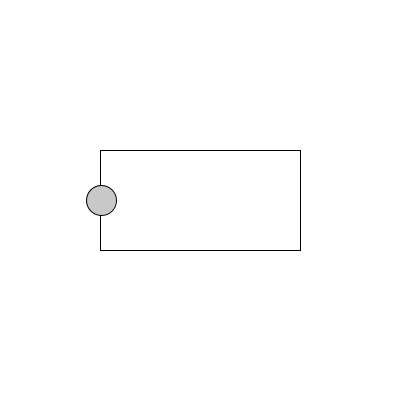
Frame 1 (no input)
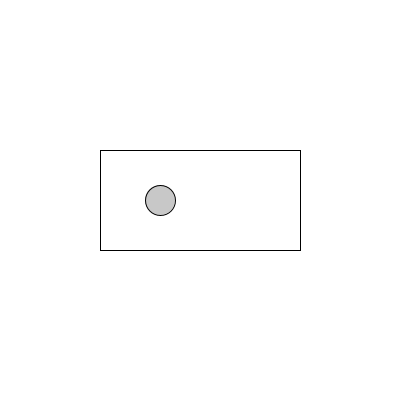
Frame 60 (the mouse pressed at the canvas centre just before this capture)
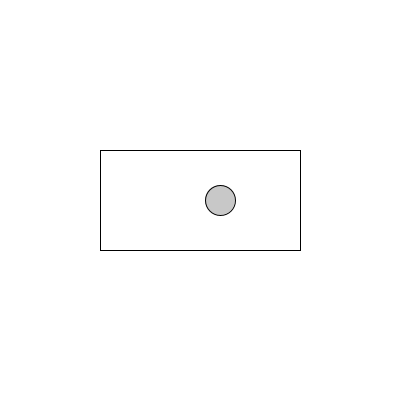
Frame 120 (the mouse held since frame 60 and released just before this capture)

The Processing sketch that drew these frames (run headless with seeded random() and noise(); from frame 60 on, the mouse is pressed at the canvas centre):

// Processing sketch: processing_89362
// ── processing_89362.pde

float x;

void setup() {
  size(400, 400);
  smooth();
  frameRate(30);
  
  x = 100;
}

void draw() {
  background(255);
  
  fill(255);
  rect(100,150,200,100);
  
  if(x < 301){
    x++;
  }
  if(x > 300){
    x = 100;
  }
  
  fill(200);
  ellipse(x,200,30,30);
}
